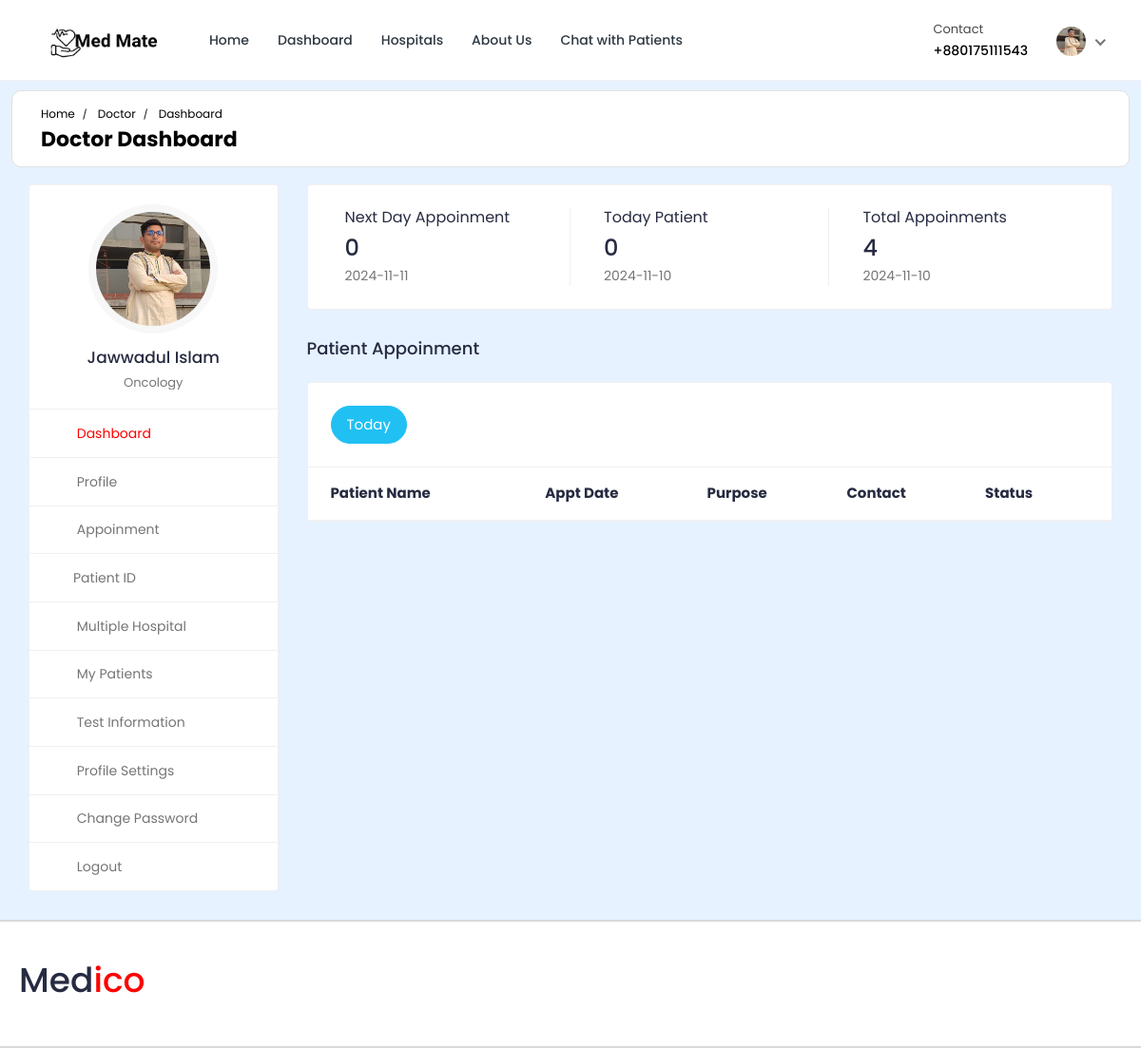
Page /doctor/doctor-dashboard/ (signed in) on the committed database.
### doctor/models.py (models this page shows, shortened)
class Doctor_Information(models.Model):
    DOCTOR_TYPE = (
        ('Cardiologists', 'Cardiologists'),
        ('Neurologists', 'Neurologists'),
        ('Pediatricians', 'Pediatricians'),
        ('Physiatrists', 'Physiatrists'),
        ('Dermatologists', 'Dermatologists'),
    )
    doctor_id = models.AutoField(primary_key=True)
    user = models.OneToOneField(User, on_delete=models.CASCADE, null=True, blank=True, related_name='profile')
    name = models.CharField(max_length=200, null=True, blank=True)
    username = models.CharField(max_length=200, null=True, blank=True)
    gender = models.CharField(max_length=200, null=True, blank=True)
    description = models.TextField(max_length=1000, null=True, blank=True)
    department = models.CharField(max_length=200, choices=DOCTOR_TYPE, null=True, blank=True)
    department_name = models.ForeignKey(hospital_department, on_delete=models.SET_NULL, null=True, blank=True)
    specialization = models.ForeignKey(specialization, on_delete=models.SET_NULL, null=True, blank=True)
    featured_image = models.ImageField(upload_to='doctors/', default='doctors/user-default.png', null=True, blank=True)
    certificate_image = models.ImageField(upload_to='doctors_certificate/', default='doctors_certificate/default.png', null=True, blank=True)
    email = models.EmailField(max_length=200, null=True, blank=True)
    phone_number = models.CharField(max_length=200, null=True, blank=True)
    nid = models.CharField(max_length=200, null=True, blank=True)
    visiting_hour = models.CharField(max_length=200, null=True, blank=True)
    consultation_fee = models.IntegerField(null=True, blank=True)
    report_fee = models.IntegerField(null=True, blank=True)
    dob = models.CharField(max_length=200, null=True, blank=True)
    institute = models.CharField(max_length=200, null=True, blank=True)
    degree = models.CharField(max_length=200, null=True, blank=True)
    completion_year = models.CharField(max_length=200, null=True, blank=True)
    work_place = models.CharField(max_length=200, null=True, blank=True)
    designation = models.CharField(max_length=200, null=True, blank=True)
    start_year = models.CharField(max_length=200, null=True, blank=True)
    end_year = models.CharField(max_length=200, null=True, blank=True)
    register_status =  models.CharField(max_length=200, null=True, blank=True)
    hospital_name = models.ForeignKey(Hospital_Information, on_delete=models.SET_NULL, null=True, blank=True)

### hospital_admin/models.py (models this page shows, shortened)
class specialization(models.Model):
    specialization_id = models.AutoField(primary_key=True)
    specialization_name = models.CharField(max_length=200, null=True, blank=True)
    hospital = models.ForeignKey(Hospital_Information, on_delete=models.CASCADE, null=True, blank=True)

### doctor/views.py (the view)
# urls.py: path('doctor-dashboard/',views.doctor_dashboard, name='doctor-dashboard'),
@csrf_exempt
@login_required(login_url="doctor-login")
@cache_control(no_cache=True, must_revalidate=True, no_store=True)
def doctor_dashboard(request):
        if request.user.is_authenticated:
            if request.user.is_doctor:
                doctor = Doctor_Information.objects.get(user=request.user)
                current_date = datetime.date.today()
                current_date_str = str(current_date)
                today_appointments = Appointment.objects.filter(date=current_date_str).filter(doctor=doctor).filter(appointment_status='confirmed')
                next_date = current_date + datetime.timedelta(days=1) # next days date
                next_date_str = str(next_date)
                next_days_appointment = Appointment.objects.filter(date=next_date_str).filter(doctor=doctor).filter(Q(appointment_status='pending') | Q(appointment_status='confirmed')).count()
                today_patient_count = Appointment.objects.filter(date=current_date_str).filter(doctor=doctor).annotate(count=Count('patient'))
                total_appointments_count = Appointment.objects.filter(doctor=doctor).annotate(count=Count('id'))
            else:
                return redirect('doctor-logout')
            context = {'doctor': doctor, 'today_appointments': today_appointments, 'today_patient_count': today_patient_count, 'total_appointments_count': total_appointments_count, 'next_days_appointment': next_days_appointment, 'current_date': current_date_str, 'next_date': next_date_str}
            return render(request, 'doctor-dashboard.html', context)
        else:
            return redirect('doctor-login')

### templates/doctor-dashboard.html (shortened to what this page needs)
{% load static %}
<!DOCTYPE html>
<html lang="en">
  <head>
    <link
      rel="stylesheet"
      href="{% static 'MedTech-System/css/Normal/bootstrap.min.css' %}"
    />
    <link
      rel="stylesheet"
      href="{% static 'MedTech-System/plugins/Normal/fontawesome/css/fontawesome.min.css' %}"
    />
    <link
      rel="stylesheet"
      href="{% static 'MedTech-System/plugins/Normal/fontawesome/css/all.min.css' %}"
    />
    <link
      rel="stylesheet"
      href="{% static 'MedTech-System/css/Normal/style.css' %}"
    />
  </head>
  <body>
  {% if user.is_authenticated %}
    <div class="main-wrapper">
      <header class="header">{% include 'doctor-navbar.html' %}</header>
      <div class="breadcrumb-bar">
        <div class="container-fluid">
          <div class="row align-items-center">
            <div class="col-md-12 col-12">
              <nav aria-label="breadcrumb" class="page-breadcrumb">
                <ol class="breadcrumb">
                  <li class="breadcrumb-item">
                    <a href="{% url 'hospital_home'%}">Home</a>
                  </li>
                  <li class="breadcrumb-item active" aria-current="page">
                    Doctor
                  </li>
                  <li class="breadcrumb-item active" aria-current="page">
                    Dashboard
                  </li>
                </ol>
              </nav>
              <h2 class="breadcrumb-title">Doctor Dashboard</h2>{% include 'message.html' %}
            </div>
          </div>
        </div>
      </div>
      <div class="content">
        <div class="container-fluid">
          <div class="row">
            <div class="col-md-5 col-lg-4 col-xl-3 theiaStickySidebar">
              <div>{% include 'doctor-sidebar.html' %}</div>
            </div>
            <div class="col-md-7 col-lg-8 col-xl-9">
              <div class="row">
                <div class="col-md-12">
                  <div class="card dash-card">
                    <div class="card-body">
                      <div class="row">
                        <div class="col-md-12 col-lg-4">
                          <div class="dash-widget dct-border-rht">
                            <div class="dash-widget-info">
                              <h6>Next Day Appoinment</h6>
                              <h3>{{next_days_appointment}}</h3>
                              <p class="text-muted">{{next_date}}</p>
                            </div>
                          </div>
                        </div>
                        <div class="col-md-12 col-lg-4">
                          <div class="dash-widget dct-border-rht">
                            <div class="dash-widget-info">
                              <h6>Today Patient</h6>
                              <h3>{{today_patient_count.count}}</h3>
                              <p class="text-muted">{{current_date}}</p>
                            </div>
                          </div>
                        </div>
                        <div class="col-md-12 col-lg-4">
                          <div class="dash-widget">
                            <div class="dash-widget-info">
                              <h6>Total Appoinments</h6>
                              <h3>{{total_appointments_count.count}}</h3>
                              <p class="text-muted">{{current_date}}</p>
                            </div>
                          </div>
                        </div>
                      </div>
                    </div>
                  </div>
                </div>
              </div>
              <div class="row">
                <div class="col-md-12">
                  <h4 class="mb-4">Patient Appoinment</h4>
                  <div class="appointment-tab">
                    <ul class="nav nav-tabs nav-tabs-solid nav-tabs-rounded">
                      <li class="nav-item">
                        <a
                          class="nav-link active"
                          href="#today-appointments"
                          data-toggle="tab"
                          >Today</a
                        >
                      </li>
                    </ul>
                      <div class="tab-pane" id="today-appointments">
                        <div class="card card-table mb-0">
                          <div class="card-body">
                            <div class="table-responsive">
                              <table
                                class="table table-hover table-center mb-0"
                              >
                                <thead>
                                  <tr>
                                    <th>Patient Name</th>
                                    <th>Appt Date</th>
                                    <th>Purpose</th>
                                    <th>Contact</th>
                                    <th>Status</th>
                                  </tr>
                                </thead>
                              </table>
                            </div>
                          </div>
                        </div>
                      </div>
                    </div>
                  </div>
                </div>
              </div>
            </div>
          </div>
        </div>
      </div>
      {% include 'footer.html' %}
  {% else %}
  <p> You are not logged in </p>
  {% endif %}
  </body>
</html>

### templates/doctor-navbar.html (shortened to what this page needs)
{% load static %}
<nav class="navbar navbar-expand-lg header-nav">
  <div class="navbar-header">
    <a href="{% url 'hospital_home'%}" class="navbar-brand logo">
      <img
        src="..\images\logo\Med Mate_transparent.png"
        class="img-fluid"
        alt="Logo"
      />
    </a>
  </div>
  <div class="main-menu-wrapper">
    <ul class="main-nav">
      <li>
        <a href="{% url 'hospital_home'%}">Home</a>
      </li>
      <li>
        <a href="{% url 'doctor-dashboard'%}">Dashboard</a>
      </li>
      <li><a href="{% url 'multiple-hospital' %}" style="text-decoration: none;">Hospitals</a></li>
      <li>
        <a href="{% url 'about-us'%}">About Us</a>
      </li>
      <li>
        <a href="{% url 'chat-home' pk=user.id %}">Chat with Patients</a>
      </li>
    </ul>
  </div>
  <ul class="nav header-navbar-rht">
    <li class="nav-item contact-item">
      <div class="header-contact-img">
        <i class="far fa-hospital"></i>
      </div>
      <div class="header-contact-detail">
        <p class="contact-header">Contact</p>
        <p class="contact-info-header">+88{{doctor.phone_number}}</p>
      </div>
    </li>
    <li class="nav-item dropdown has-arrow logged-item">
      <a href="#" class="dropdown-toggle nav-link" data-toggle="dropdown">
        <span class="user-img">
          <img
            class="rounded-circle"
            src="{{ doctor.featured_image.url }}"
            width="31"
            alt="Darren Elder"
          />
        </span>
      </a>
    </li>
  </ul>
</nav>

### templates/doctor-sidebar.html (shortened to what this page needs)
{% load static %}
<div class="profile-sidebar">
  <div class="widget-profile pro-widget-content">
    <div class="profile-info-widget">
      <a href="#" class="booking-doc-img">
        <img
          src="{{ doctor.featured_image.url }}"
          alt="User Image"
        />
      </a>
      <div class="profile-det-info">
        <h3>{{ doctor.name }}</h3>
        <div class="patient-details">
          <h5 class="mb-0">{{doctor.specialization.specialization_name}}</h5>
        </div>
      </div>
    </div>
  </div>
  <div class="dashboard-widget">
    <nav class="dashboard-menu sidebar">
      <ul>
        <li class="active">
          <a href="{% url 'doctor-dashboard' %}">
            <i class="fas fa-columns"></i>
            <span>Dashboard</span>
          </a>
        </li>
        <li>
        <a href="{% url 'doctor-profile' pk=doctor.doctor_id %}">
          <i class="fas fa-user"></i>
          <span>Profile</span>
        </a>
      </li>
        <li>
          <a href="{% url 'appointments'%}">
            <i class="fas fa-user-circle"></i>
            <span>Appoinment</span>
          </a>
        </li>
        <li class="nav-item has-submenu">
            <a href="#" class="nav-link"><i class="fas fa-search"></i><span>Patient ID</span></a>
        </li>
        <li>
          <a href="{% url 'multiple-hospital' %}">
            <i class="fas fa-hospital"></i>
            <span>Multiple Hospital</span>
          </a>
      </li>
        <li>
          <a href="{% url 'my-patients' %}">
            <i class="fas fa-user-injured"></i>
            <span>My Patients</span>
          </a>
        </li>
        <li>
          <a href="{% url 'doctor-test-list'%}" target="_blank">
            <i class="fas fa-hourglass-start"></i>
            <span>Test Information</span>
          </a>
        </li>
        <li>
          <a
            href="{% url 'doctor-profile-settings' %}"
          >
            <i class="fas fa-user-cog"></i>
            <span>Profile Settings</span>
          </a>
        </li>
        <li>
          <a href="{% url 'doctor-change-password' pk=user.id%}">
            <i class="fas fa-lock"></i>
            <span>Change Password</span>
          </a>
        </li>
        <li>
          <a href="{% url 'doctor-logout'%}">
            <i class="fas fa-sign-out-alt"></i>
            <span>Logout</span>
          </a>
        </li>
      </ul>
    </nav>
  </div>
</div>

### rows in the picture
Doctor_Information: phone_number "0175111543", featured_image (picture), name "Jawwadul Islam", specialization.specialization_name "Oncology"

### other values in the picture
{{ next_days_appointment }} "0"
{{ next_date }} "2024-11-11"
{{ today_patient_count.count }} "0"
{{ current_date }} "2024-11-10"
{{ total_appointments_count.count }} "4"
